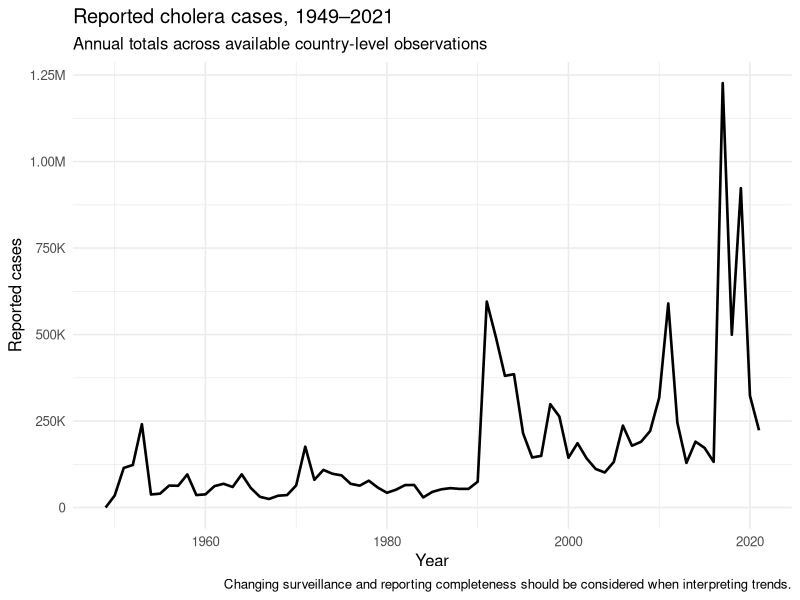
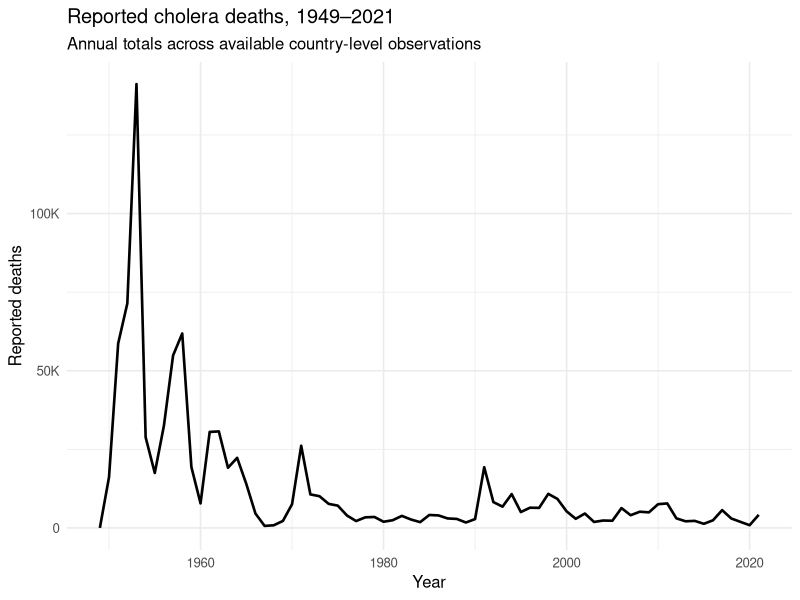
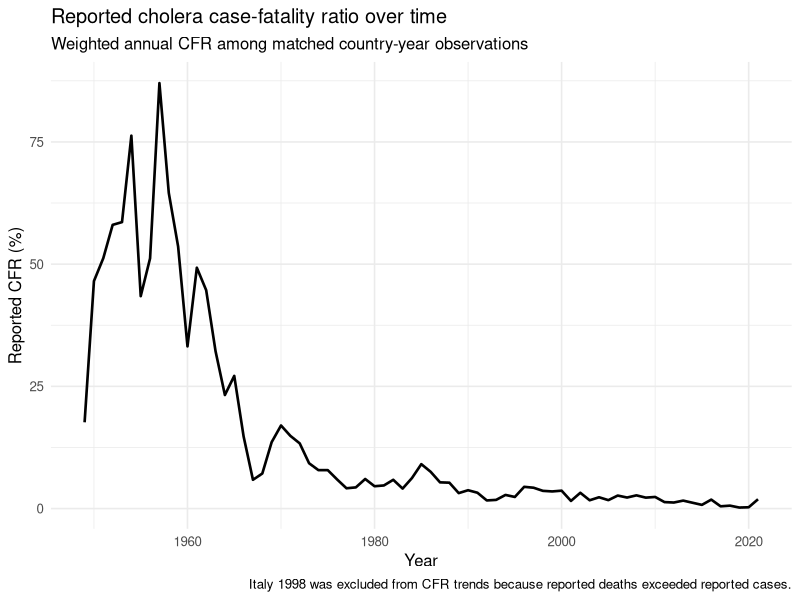
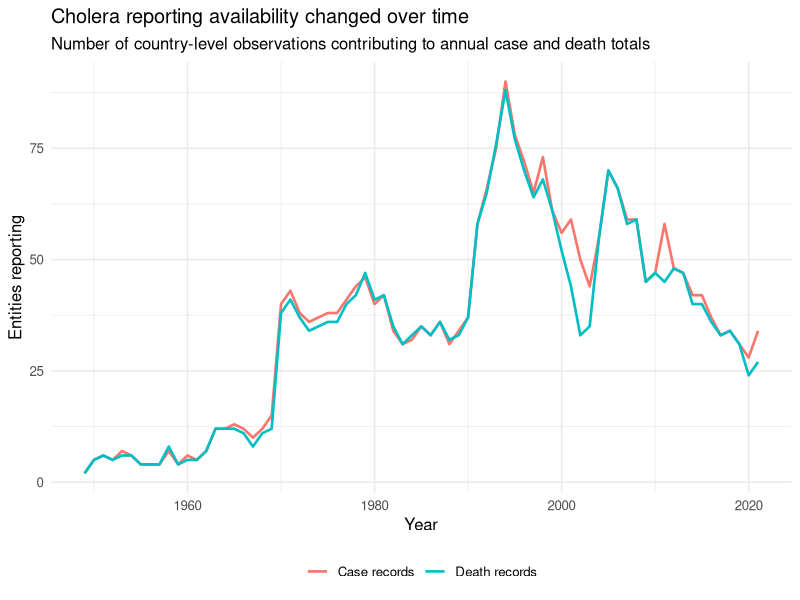
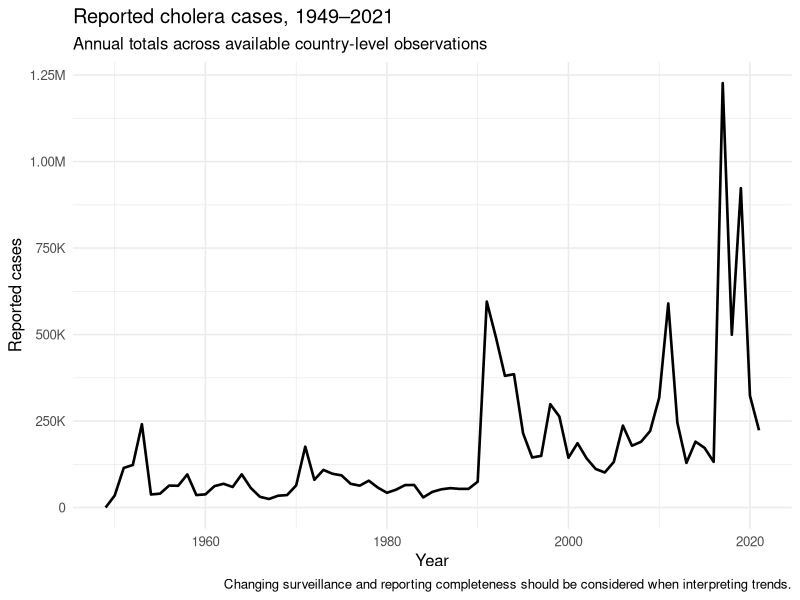
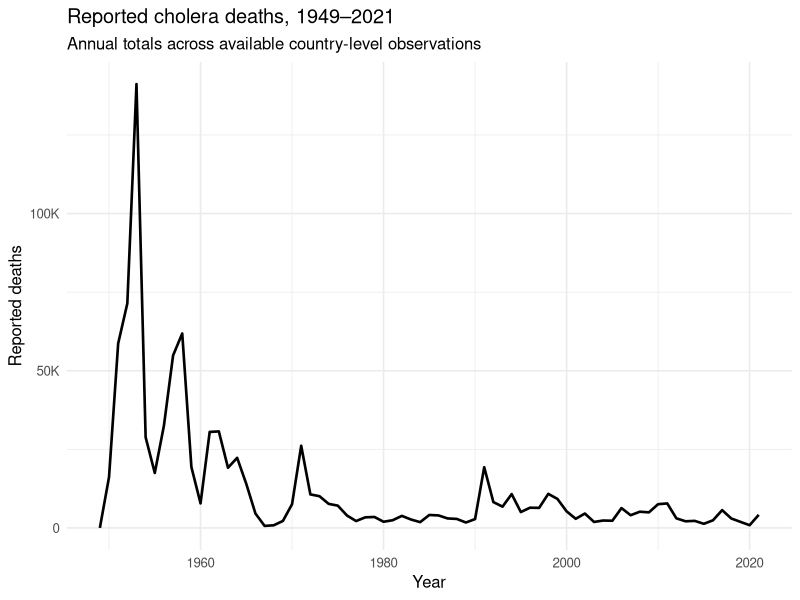
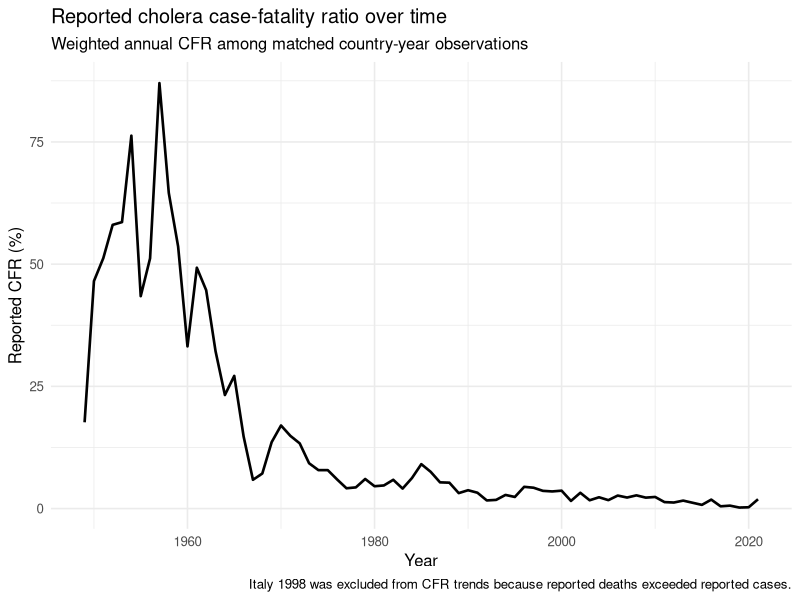
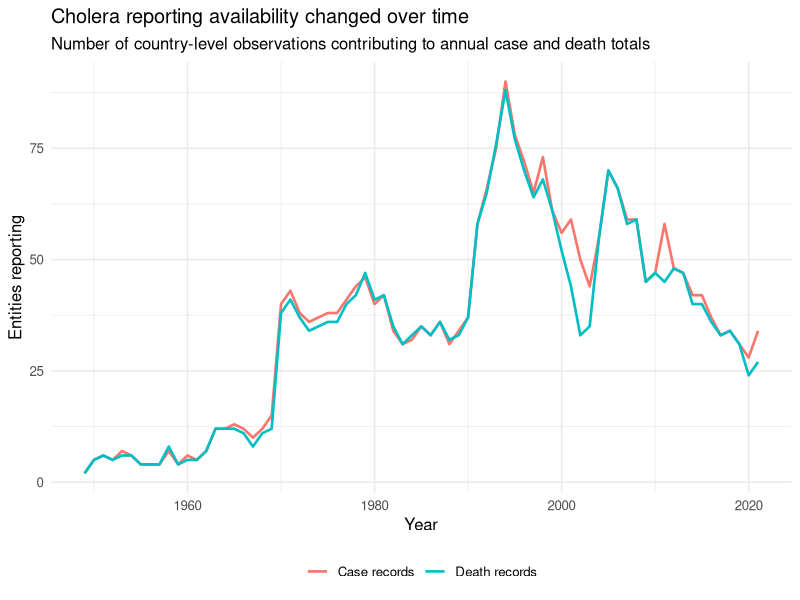

Here is the R script that generated these plots, in order: (Note: this script raises an error after producing the figures.)
# 03_burden_and_cfr_trends.R
#
# Project: Cholera Burden and Fatality

# 1. Load packages 

library(tidyverse)
library(here)
library(scales)


# 2. Import processed datasets 

cholera_cases <- read_csv(
  here(
    "data",
    "processed",
    "cholera_cases.csv"
  ),
  show_col_types = FALSE
)


cholera_deaths <- read_csv(
  here(
    "data",
    "processed",
    "cholera_deaths.csv"
  ),
  show_col_types = FALSE
)


cholera_linked <- read_csv(
  here(
    "data",
    "processed",
    "cholera_linked.csv"
  ),
  show_col_types = FALSE
)


# ANALYSIS 1: Annual reported cholera cases



# 3. Calculate annual case burden 

annual_cases <- cholera_cases |>
  group_by(year) |>
  summarise(
    
    n_entities_reporting_cases = n(),
    
    total_cases =
      sum(
        reported_cases,
        na.rm = TRUE
      ),
    
    .groups = "drop"
  )


print(
  annual_cases,
  n = Inf
)


# 4. Plot annual reported cases 

plot_cases <- annual_cases |>
  ggplot(
    aes(
      x = year,
      y = total_cases
    )
  ) +
  geom_line(
    linewidth = 0.9
  ) +
  scale_y_continuous(
    labels = label_number(
      scale_cut = cut_short_scale()
    )
  ) +
  labs(
    title = "Reported cholera cases, 1949–2021",
    subtitle = "Annual totals across available country-level observations",
    x = "Year",
    y = "Reported cases",
    caption = "Changing surveillance and reporting completeness should be considered when interpreting trends."
  ) +
  theme_minimal(
    base_size = 12
  )


plot_cases


ggsave(
  here(
    "plots",
    "01_reported_cholera_cases_over_time.png"
  ),
  plot_cases,
  width = 11,
  height = 6,
  dpi = 300
)


# ANALYSIS 2: Annual reported cholera deaths


# 5. Calculate annual death burden 

annual_deaths <- cholera_deaths |>
  group_by(year) |>
  summarise(
    
    n_entities_reporting_deaths = n(),
    
    total_deaths =
      sum(
        reported_deaths,
        na.rm = TRUE
      ),
    
    .groups = "drop"
  )


print(
  annual_deaths,
  n = Inf
)


# 6. Plot annual reported deaths 

plot_deaths <- annual_deaths |>
  ggplot(
    aes(
      x = year,
      y = total_deaths
    )
  ) +
  geom_line(
    linewidth = 0.9
  ) +
  scale_y_continuous(
    labels = label_number(
      scale_cut = cut_short_scale()
    )
  ) +
  labs(
    title = "Reported cholera deaths, 1949–2021",
    subtitle = "Annual totals across available country-level observations",
    x = "Year",
    y = "Reported deaths"
  ) +
  theme_minimal(
    base_size = 12
  )


plot_deaths


ggsave(
  here(
    "plots",
    "02_reported_cholera_deaths_over_time.png"
  ),
  plot_deaths,
  width = 11,
  height = 6,
  dpi = 300
)


# ANALYSIS 3: Annual weighted case-fatality ratio



# 7. Calculate annual weighted CFR 
#
# Annual CFR is calculated as: total reported deaths / total reported cases × 100
#
# It is preferable because averaging CFRs would give small and large outbreaks equal statistical weight.
#
# Only matched country-years with more than zero reported cases are included.


annual_cfr <- cholera_linked |>
  filter(
    reported_cases > 0,
    !deaths_exceed_cases
  ) |>
  group_by(year) |>
  summarise(
    
    n_matched_entities = n(),
    
    matched_cases =
      sum(
        reported_cases,
        na.rm = TRUE
      ),
    
    matched_deaths =
      sum(
        reported_deaths,
        na.rm = TRUE
      ),
    
    weighted_cfr =
      100 *
      matched_deaths /
      matched_cases,
    
    .groups = "drop"
  )


print(
  annual_cfr,
  n = Inf
)


# 8. Plot weighted CFR

plot_cfr <- annual_cfr |>
  ggplot(
    aes(
      x = year,
      y = weighted_cfr
    )
  ) +
  geom_line(
    linewidth = 0.9
  ) +
  labs(
    title = "Reported cholera case-fatality ratio over time",
    subtitle = "Weighted annual CFR among matched country-year observations",
    x = "Year",
    y = "Reported CFR (%)",
    caption = "Italy 1998 was excluded from CFR trends because reported deaths exceeded reported cases."
  ) +
  theme_minimal(
    base_size = 12
  )


plot_cfr


ggsave(
  here(
    "plots",
    "03_weighted_cholera_cfr_over_time.png"
  ),
  plot_cfr,
  width = 11,
  height = 6,
  dpi = 300
)


# ANALYSIS 4: Reporting availability over time



# 9. Combine reporting counts 

reporting_summary <- full_join(
  annual_cases |>
    select(
      year,
      n_entities_reporting_cases
    ),
  
  annual_deaths |>
    select(
      year,
      n_entities_reporting_deaths
    ),
  
  by = "year"
) |>
  pivot_longer(
    cols = starts_with("n_entities"),
    names_to = "measure",
    values_to = "n_entities"
  ) |>
  mutate(
    measure = recode(
      measure,
      
      "n_entities_reporting_cases" =
        "Case records",
      
      "n_entities_reporting_deaths" =
        "Death records"
    )
  )


# 10. Plot reporting availability 

plot_reporting <- reporting_summary |>
  ggplot(
    aes(
      x = year,
      y = n_entities,
      colour = measure
    )
  ) +
  geom_line(
    linewidth = 0.9
  ) +
  labs(
    title = "Cholera reporting availability changed over time",
    subtitle = "Number of country-level observations contributing to annual case and death totals",
    x = "Year",
    y = "Entities reporting",
    colour = NULL
  ) +
  theme_minimal(
    base_size = 12
  ) +
  theme(
    legend.position = "bottom"
  )


plot_reporting


ggsave(
  here(
    "plots",
    "04_cholera_reporting_over_time.png"
  ),
  plot_reporting,
  width = 11,
  height = 6,
  dpi = 300
)


# ANALYSIS 5: Highest-burden years



# 11. Identify years with most reported cases 

highest_case_years <- annual_cases |>
  arrange(
    desc(total_cases)
  ) |>
  slice_head(
    n = 10
  )


print(
  highest_case_years,
  n = Inf
)


# 12. Identify years with most reported deaths 

highest_death_years <- annual_deaths |>
  arrange(
    desc(total_deaths)
  ) |>
  slice_head(
    n = 10
  )


print(
  highest_death_years,
  n = Inf
)


# SAVE TABLES



write_csv(
  annual_cases,
  here(
    "tables",
    "annual_cholera_cases.csv"
  )
)


write_csv(
  annual_deaths,
  here(
    "tables",
    "annual_cholera_deaths.csv"
  )
)


write_csv(
  annual_cfr,
  here(
    "tables",
    "annual_cholera_cfr.csv"
  )
)


write_csv(
  highest_case_years,
  here(
    "tables",
    "highest_cholera_case_years.csv"
  )
)


write_csv(
  highest_death_years,
  here(
    "tables",
    "highest_cholera_death_years.csv"
  )
)


message(
  "Cholera burden and CFR trend analysis complete."
)
